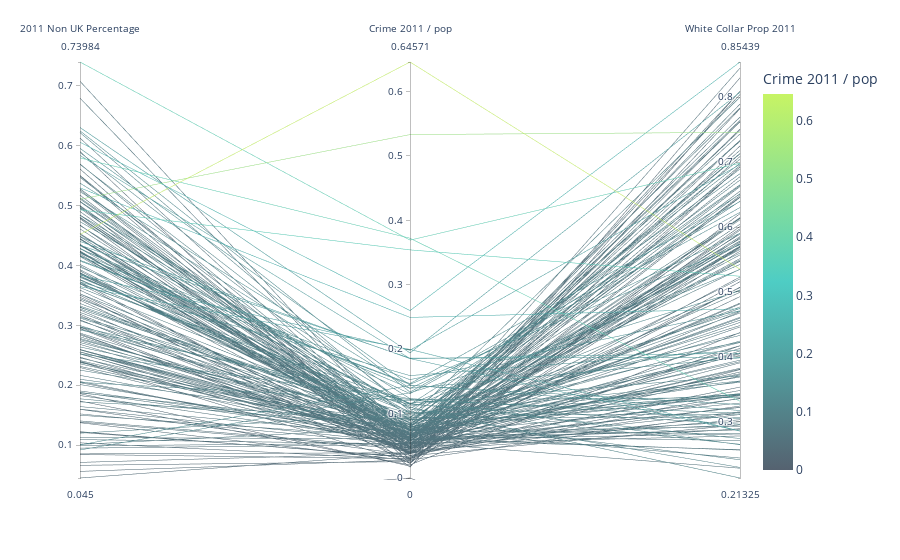

Notebook cell for this chart:
### Code cell
pd.DataFrame.iteritems = pd.DataFrame.items #workaround due to version changes of Databricks Runtime
#grid_clip2['V_High'] = (grid_clip2[ 'Median Price Per Area'] > 12000).astype(int)

sampled_df = crime_final.sample(n=200, random_state=42)
fig = px.parallel_coordinates(sampled_df,
                            dimensions=['2011 Non UK Percentage', 'Crime 2011 / pop', 'White Collar Prop 2011' ],
                            color='Crime 2011 / pop',  # Change the color based on 'Crime 2011 / pop' column
                            color_continuous_scale=('#556270', '#4ECDC4', '#C7F464'))  # Change the color scale if needed))
fig. show()

### Figure 1 — Plotly figure (JSON) as saved in the notebook; plotly's stock layout.template omitted (floating-point values rounded to 4 significant figures; data arrays with more than 128 entries replaced by an {"elided": "..."} marker saying what was removed)
{"data": [{"dimensions": [{"label": "2011 Non UK Percentage", "values": {"elided": "200 float values"}}, {"label": "Crime 2011 / pop", "values": {"elided": "200 float values"}}, {"label": "White Collar Prop 2011", "values": {"elided": "200 float values"}}], "domain": {"x": [0, 1], "y": [0, 1]}, "line": {"color": {"elided": "200 float values"}, "coloraxis": "coloraxis"}, "name": "", "type": "parcoords"}], "layout": {"coloraxis": {"colorbar": {"title": {"text": "Crime 2011 / pop"}}, "colorscale": [[0, "#556270"], [0.5, "#4ECDC4"], [1, "#C7F464"]]}, "legend": {"tracegroupgap": 0}, "margin": {"t": 60}}}
